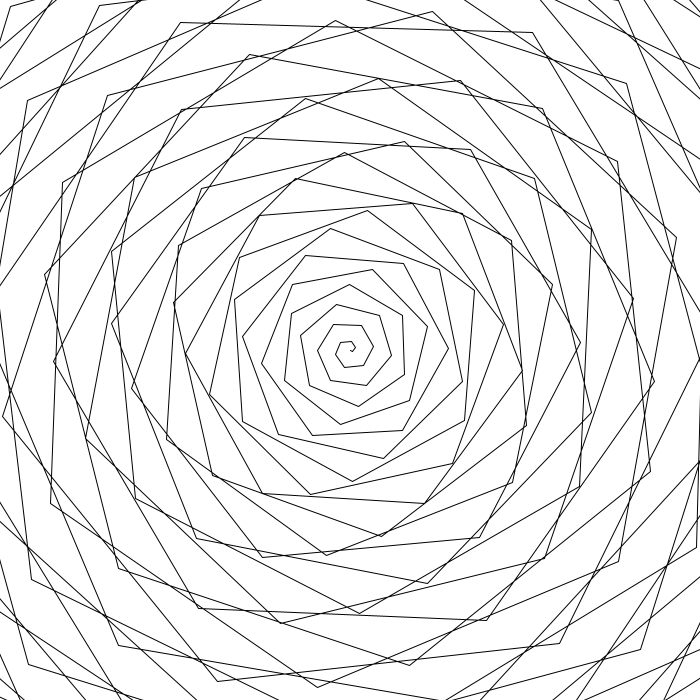
Frame 1 (no input)
Frame 60 (the mouse pressed at the canvas centre just before this capture): identical to frame 1, image omitted
Frame 120 (the mouse held since frame 60 and released just before this capture): identical to frame 1, image omitted

The Processing sketch that drew this single still picture (run headless with seeded random() and noise(); from frame 60 on, the mouse is pressed at the canvas centre):

// Processing sketch: chunky_spiral
// ── chunky_spiral.pde
int resolution = 360;
int radius = 3;

void setup() {
  size(700, 700);
  background(255);
  
};

void draw() {
  translate(width/2, height/2);
  
  beginShape();
  for (int i = 0; i < resolution; i++) {
    
    float x = i* radius * sin(i);
    float y = i* radius * cos(i);
    
    vertex(x,y);
 
 }
 endShape();
}
